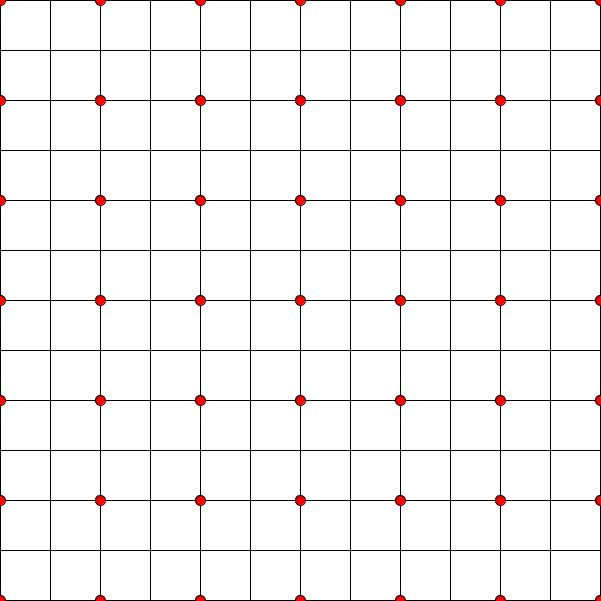
Frame 1 (no input)
Frame 60 (the mouse pressed at the canvas centre just before this capture): identical to frame 1, image omitted
Frame 120 (the mouse held since frame 60 and released just before this capture): identical to frame 1, image omitted

The Processing sketch that drew this single still picture (run headless with seeded random() and noise(); from frame 60 on, the mouse is pressed at the canvas centre):

// Processing sketch: GridLines
// ── GridLines.pde
int boxsize = 50; //instantiate and assign an integer value as the size of the grid box. 
int cols, rows; //instantiate variables for how many columns and rows to draw in the grid 

void setup() { //built-in method of processing that only runs once at start
    size(601, 601); //set the screen size to 600 pixels width and 600 pixels height
    cols = width / boxsize; //use the canvas width to calculate how many columns there will be
    rows = height / boxsize; //use the canvas height to calculate how many rows there will be

    //draws the black grid squares at every 100 width and height in the grid
    fill(255);//set drawing color to black for the grid boxes
    stroke(0);//set the stroke outline to 0 which makes it invisible
    for (int i = 0; i < cols; i++) {//repeat column loop until end of all columns
        for (int j = 0; j < rows; j++) {//repeat row loop until end of all rows
            int x = i * boxsize; //starting point of x for drawing the grid box 
            int y = j * boxsize;//starting point of y for drawing the grid box
            rect(x, y, boxsize, boxsize);//draw a grid box 
        }
    }

    //like above but draws the red circle at every 100 width and height in the grid
    fill(255, 0, 0);
    stroke(0);
    // *** See Note at the end of program
    for (int i = 0; i < (int) ((width + 100) / 100); i++) {//loop until end of all the canvas separated by 100 pixels which is our column width
        for (int j = 0; j < (int) ((height + 100) / 100); j++) {//loop until end of all the canvas separated by 100 pixels which is our row height
            circle((float) i * 100, (float) j * 100, 10); //draws a circle of width 10
        }
    }
}

void draw() {//built-in processing method that runs with every frame

}

void mouseClicked() {//built-in processing method that runs when the mouse is used to click on the screen
    println(mouseX, mouseY);//print a single line with x and y coordinates in the output console at the location of the mouse click
}

// ***This function uses the (cast) function of the Java programming language to convert floats to integers and integers to floats. Casting is necessary because some functions require parameters to be of a certain data type or else there will be a compile time error and the program will not run.
